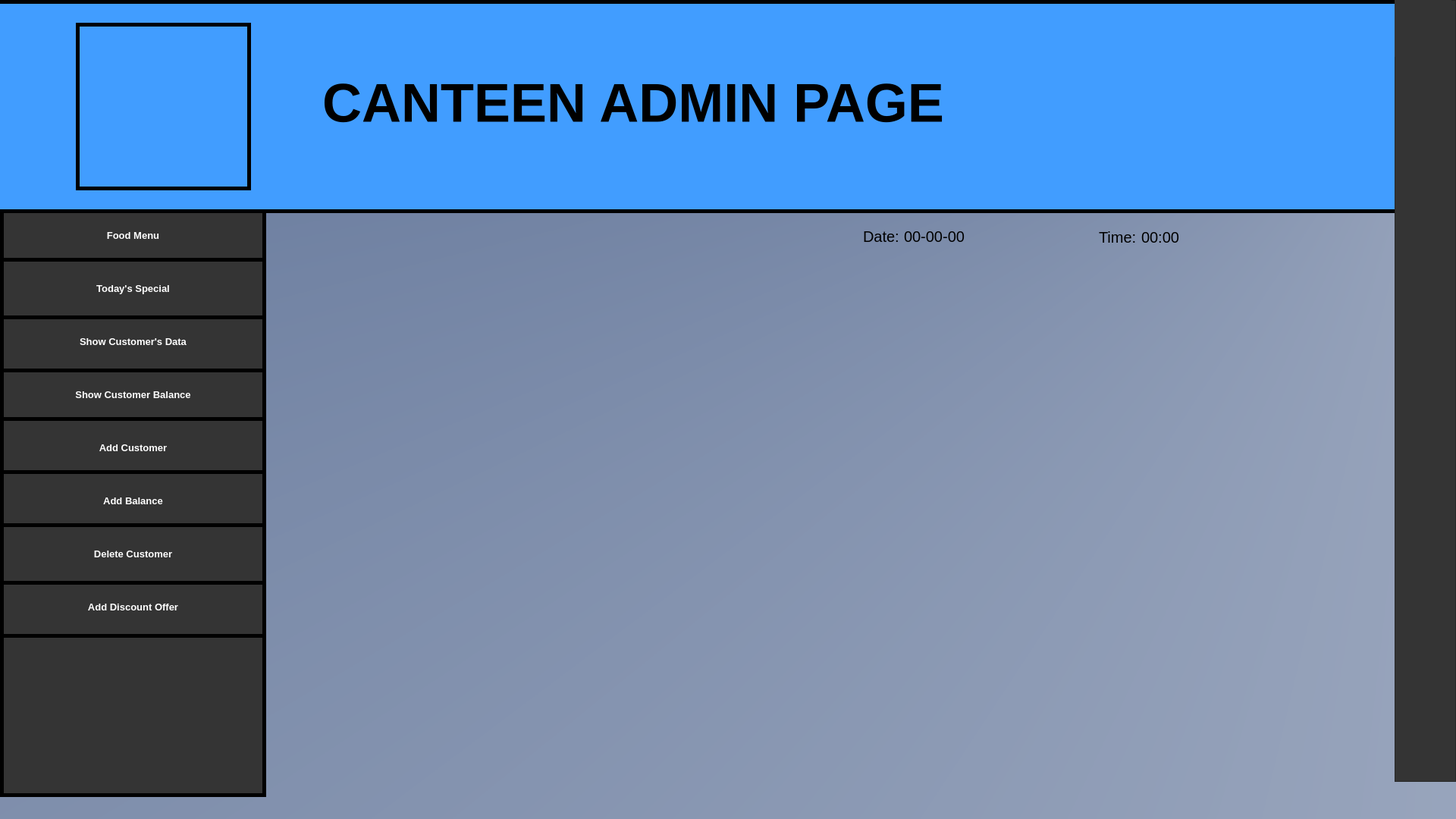
<?xml version="1.0" encoding="UTF-8"?>
<ui version="4.0">
 <class>AdminWindow</class>
 <widget class="QMainWindow" name="AdminWindow">
  <property name="geometry">
   <rect>
    <x>0</x>
    <y>0</y>
    <width>1920</width>
    <height>1080</height>
   </rect>
  </property>
  <property name="windowTitle">
   <string>Canteen Management System</string>
  </property>
  <property name="styleSheet">
   <string notr="true">background-color: qconicalgradient(cx:1, cy:0.00568182, angle:98.9, stop:0 rgba(58, 82, 127, 255), stop:1 rgba(255, 255, 255, 255));</string>
  </property>
  <widget class="QWidget" name="centralwidget">
   <widget class="QFrame" name="frame">
    <property name="geometry">
     <rect>
      <x>0</x>
      <y>270</y>
      <width>351</width>
      <height>781</height>
     </rect>
    </property>
    <property name="styleSheet">
     <string notr="true">QWidget
{
	background-color: rgb(52, 52, 52);
	border-color: rgb(0, 0, 0);
	border-style: solid;
	border-width: 5px;
}
QPushButton
{
	color: rgb(255, 255, 255);
}

QPushButton:hover
{
	background-color: rgb(0, 162, 0);
}
</string>
    </property>
    <property name="frameShape">
     <enum>QFrame::StyledPanel</enum>
    </property>
    <property name="frameShadow">
     <enum>QFrame::Raised</enum>
    </property>
    <widget class="QPushButton" name="pushButton_showBalance">
     <property name="geometry">
      <rect>
       <x>0</x>
       <y>210</y>
       <width>351</width>
       <height>81</height>
      </rect>
     </property>
     <property name="font">
      <font>
       <pointsize>10</pointsize>
       <weight>75</weight>
       <bold>true</bold>
      </font>
     </property>
     <property name="text">
      <string>Show Customer Balance</string>
     </property>
    </widget>
    <widget class="QPushButton" name="pushButton_showcustomerdata">
     <property name="geometry">
      <rect>
       <x>0</x>
       <y>140</y>
       <width>351</width>
       <height>81</height>
      </rect>
     </property>
     <property name="font">
      <font>
       <pointsize>10</pointsize>
       <weight>75</weight>
       <bold>true</bold>
      </font>
     </property>
     <property name="text">
      <string>Show Customer's Data</string>
     </property>
    </widget>
    <widget class="QPushButton" name="pushButton_add_customer">
     <property name="geometry">
      <rect>
       <x>0</x>
       <y>280</y>
       <width>351</width>
       <height>81</height>
      </rect>
     </property>
     <property name="font">
      <font>
       <pointsize>10</pointsize>
       <weight>75</weight>
       <bold>true</bold>
      </font>
     </property>
     <property name="text">
      <string>Add Customer</string>
     </property>
    </widget>
    <widget class="QPushButton" name="pushButton_foodMenu">
     <property name="geometry">
      <rect>
       <x>0</x>
       <y>0</y>
       <width>351</width>
       <height>81</height>
      </rect>
     </property>
     <property name="font">
      <font>
       <pointsize>10</pointsize>
       <weight>75</weight>
       <bold>true</bold>
      </font>
     </property>
     <property name="text">
      <string>Food Menu</string>
     </property>
    </widget>
    <widget class="QPushButton" name="pushButton_todays_special">
     <property name="geometry">
      <rect>
       <x>0</x>
       <y>70</y>
       <width>351</width>
       <height>81</height>
      </rect>
     </property>
     <property name="font">
      <font>
       <pointsize>10</pointsize>
       <weight>75</weight>
       <bold>true</bold>
      </font>
     </property>
     <property name="text">
      <string>Today's Special</string>
     </property>
    </widget>
    <widget class="QPushButton" name="pushButton_addBalance">
     <property name="geometry">
      <rect>
       <x>0</x>
       <y>350</y>
       <width>351</width>
       <height>81</height>
      </rect>
     </property>
     <property name="font">
      <font>
       <pointsize>10</pointsize>
       <weight>75</weight>
       <bold>true</bold>
      </font>
     </property>
     <property name="text">
      <string>Add Balance</string>
     </property>
    </widget>
    <widget class="QPushButton" name="pushButton_discountOffer">
     <property name="geometry">
      <rect>
       <x>0</x>
       <y>490</y>
       <width>351</width>
       <height>81</height>
      </rect>
     </property>
     <property name="font">
      <font>
       <pointsize>10</pointsize>
       <weight>75</weight>
       <bold>true</bold>
      </font>
     </property>
     <property name="text">
      <string>Add Discount Offer</string>
     </property>
    </widget>
    <widget class="QPushButton" name="pushButton_deleteCustomer">
     <property name="geometry">
      <rect>
       <x>0</x>
       <y>420</y>
       <width>351</width>
       <height>81</height>
      </rect>
     </property>
     <property name="font">
      <font>
       <pointsize>10</pointsize>
       <weight>75</weight>
       <bold>true</bold>
      </font>
     </property>
     <property name="text">
      <string>Delete Customer</string>
     </property>
    </widget>
   </widget>
   <widget class="QFrame" name="frame_2">
    <property name="geometry">
     <rect>
      <x>-10</x>
      <y>0</y>
      <width>1921</width>
      <height>281</height>
     </rect>
    </property>
    <property name="styleSheet">
     <string notr="true">QWidget 
{
	background-color:  rgb(65, 157, 255);
	border-style: solid;
	border-width: 5px;
	border-color: rgb(0, 0, 0);
}</string>
    </property>
    <property name="frameShape">
     <enum>QFrame::StyledPanel</enum>
    </property>
    <property name="frameShadow">
     <enum>QFrame::Raised</enum>
    </property>
    <widget class="QLabel" name="label">
     <property name="geometry">
      <rect>
       <x>410</x>
       <y>70</y>
       <width>1091</width>
       <height>131</height>
      </rect>
     </property>
     <property name="font">
      <font>
       <pointsize>54</pointsize>
       <weight>75</weight>
       <bold>true</bold>
      </font>
     </property>
     <property name="styleSheet">
      <string notr="true">background-color: none;
border-color: none;</string>
     </property>
     <property name="text">
      <string>CANTEEN ADMIN PAGE</string>
     </property>
    </widget>
    <widget class="QWidget" name="widget" native="true">
     <property name="geometry">
      <rect>
       <x>110</x>
       <y>30</y>
       <width>231</width>
       <height>221</height>
      </rect>
     </property>
     <property name="styleSheet">
      <string notr="true">QWidget #widget
{
	background-color: none;
	border-image: url(:/KU_logo.png);
}</string>
     </property>
    </widget>
   </widget>
   <widget class="QStackedWidget" name="stackedWidget">
    <property name="geometry">
     <rect>
      <x>1609</x>
      <y>-20</y>
      <width>311</width>
      <height>1331</height>
     </rect>
    </property>
    <property name="styleSheet">
     <string notr="true">background-color: none;</string>
    </property>
    <widget class="QWidget" name="page">
     <widget class="QFrame" name="frame_3">
      <property name="geometry">
       <rect>
        <x>230</x>
        <y>20</y>
        <width>81</width>
        <height>1031</height>
       </rect>
      </property>
      <property name="styleSheet">
       <string notr="true">background-color: rgb(52, 52, 52);</string>
      </property>
      <property name="frameShape">
       <enum>QFrame::StyledPanel</enum>
      </property>
      <property name="frameShadow">
       <enum>QFrame::Raised</enum>
      </property>
      <widget class="QPushButton" name="pushButton_side">
       <property name="geometry">
        <rect>
         <x>0</x>
         <y>0</y>
         <width>75</width>
         <height>75</height>
        </rect>
       </property>
       <property name="styleSheet">
        <string notr="true">QPushButton
{	
	border-image: url(:/image_1.png);
	background-color: rgb(52, 52, 52);
	color: rgb(255, 255, 255);
	font: 18pt &quot;MS Shell Dlg 2&quot;;
	border-style: none;
}
QPushButton:hover
{
	background-color: rgb(97, 97, 97);
}</string>
       </property>
       <property name="text">
        <string/>
       </property>
      </widget>
     </widget>
    </widget>
    <widget class="QWidget" name="page_2">
     <widget class="QFrame" name="frame_4">
      <property name="geometry">
       <rect>
        <x>0</x>
        <y>20</y>
        <width>311</width>
        <height>1061</height>
       </rect>
      </property>
      <property name="styleSheet">
       <string notr="true">background-color: rgb(52, 52, 52);</string>
      </property>
      <property name="frameShape">
       <enum>QFrame::StyledPanel</enum>
      </property>
      <property name="frameShadow">
       <enum>QFrame::Raised</enum>
      </property>
      <widget class="QLabel" name="label_username">
       <property name="geometry">
        <rect>
         <x>170</x>
         <y>380</y>
         <width>151</width>
         <height>31</height>
        </rect>
       </property>
       <property name="font">
        <font>
         <pointsize>11</pointsize>
         <weight>75</weight>
         <bold>true</bold>
        </font>
       </property>
       <property name="styleSheet">
        <string notr="true">background-color: none;
color: rgb(255, 255, 255);</string>
       </property>
       <property name="text">
        <string/>
       </property>
      </widget>
      <widget class="QLabel" name="label_showName">
       <property name="geometry">
        <rect>
         <x>130</x>
         <y>410</y>
         <width>151</width>
         <height>31</height>
        </rect>
       </property>
       <property name="font">
        <font>
         <pointsize>11</pointsize>
         <weight>75</weight>
         <bold>true</bold>
        </font>
       </property>
       <property name="styleSheet">
        <string notr="true">background-color: none;
color: rgb(255, 255, 255);</string>
       </property>
       <property name="text">
        <string/>
       </property>
      </widget>
      <widget class="QLabel" name="label_name">
       <property name="geometry">
        <rect>
         <x>60</x>
         <y>410</y>
         <width>61</width>
         <height>31</height>
        </rect>
       </property>
       <property name="font">
        <font>
         <pointsize>11</pointsize>
         <weight>75</weight>
         <bold>true</bold>
        </font>
       </property>
       <property name="styleSheet">
        <string notr="true">background-color: none;
color: rgb(255, 255, 255);</string>
       </property>
       <property name="text">
        <string>Name:</string>
       </property>
      </widget>
      <widget class="QPushButton" name="pushButton_logout">
       <property name="geometry">
        <rect>
         <x>40</x>
         <y>910</y>
         <width>231</width>
         <height>61</height>
        </rect>
       </property>
       <property name="font">
        <font>
         <pointsize>12</pointsize>
         <weight>75</weight>
         <bold>true</bold>
        </font>
       </property>
       <property name="styleSheet">
        <string notr="true">QPushButton
{
	background-color: rgb(52, 52, 52);
	color: rgb(255, 255, 255);
	border-style: solid;
	border-width: 1px;
	border-color: rgb(0, 0, 0);
}
QPushButton:hover
{
	background-color: rgb(97, 97, 97);
}
</string>
       </property>
       <property name="text">
        <string>Log Out</string>
       </property>
      </widget>
      <widget class="QPushButton" name="pushButton_account_settings">
       <property name="geometry">
        <rect>
         <x>40</x>
         <y>810</y>
         <width>231</width>
         <height>71</height>
        </rect>
       </property>
       <property name="font">
        <font>
         <pointsize>10</pointsize>
         <weight>75</weight>
         <bold>true</bold>
        </font>
       </property>
       <property name="styleSheet">
        <string notr="true">QPushButton
{
	background-color: rgb(52, 52, 52);
	color: rgb(255, 255, 255);
	border-style: solid;
	border-width: 1px;
	border-color: rgb(0, 0, 0);
}
QPushButton:hover
{
	background-color: rgb(97, 97, 97);
}</string>
       </property>
       <property name="text">
        <string>Account Settings</string>
       </property>
      </widget>
      <widget class="QPushButton" name="pushButton_side_close">
       <property name="geometry">
        <rect>
         <x>0</x>
         <y>0</y>
         <width>80</width>
         <height>80</height>
        </rect>
       </property>
       <property name="font">
        <font>
         <family>Nirmala UI</family>
         <pointsize>18</pointsize>
         <weight>75</weight>
         <italic>false</italic>
         <bold>true</bold>
        </font>
       </property>
       <property name="styleSheet">
        <string notr="true">QPushButton
{
	font: 75 18pt &quot;Nirmala UI&quot;;
	background-color: rgb(52, 52, 52);
	color: rgb(255, 255, 255);
	font:bold;
	border-style: none;
}
QPushButton:hover
{	
	background-color: rgb(225, 0, 0);
}</string>
       </property>
       <property name="text">
        <string>x</string>
       </property>
      </widget>
      <widget class="QWidget" name="widget_2" native="true">
       <property name="geometry">
        <rect>
         <x>40</x>
         <y>120</y>
         <width>231</width>
         <height>221</height>
        </rect>
       </property>
       <property name="styleSheet">
        <string notr="true">QWidget
{
	background-color: none;
	border-image: url(:/KU_logo.png);
}</string>
       </property>
      </widget>
      <widget class="QLabel" name="label_name_2">
       <property name="geometry">
        <rect>
         <x>60</x>
         <y>380</y>
         <width>111</width>
         <height>31</height>
        </rect>
       </property>
       <property name="font">
        <font>
         <pointsize>11</pointsize>
         <weight>75</weight>
         <bold>true</bold>
        </font>
       </property>
       <property name="styleSheet">
        <string notr="true">background-color: none;
color: rgb(255, 255, 255);</string>
       </property>
       <property name="text">
        <string>Username:</string>
       </property>
      </widget>
     </widget>
    </widget>
   </widget>
   <widget class="QWidget" name="widget_3" native="true">
    <property name="geometry">
     <rect>
      <x>1099</x>
      <y>280</y>
      <width>511</width>
      <height>61</height>
     </rect>
    </property>
    <property name="styleSheet">
     <string notr="true">QWidget
{
	
	background-color: none;
}

QLabel
{
	font-size: 20px;
}</string>
    </property>
    <widget class="QWidget" name="layoutWidget">
     <property name="geometry">
      <rect>
       <x>39</x>
       <y>20</y>
       <width>291</width>
       <height>26</height>
      </rect>
     </property>
     <layout class="QFormLayout" name="formLayout">
      <item row="0" column="0">
       <widget class="QLabel" name="label_date">
        <property name="text">
         <string>Date:</string>
        </property>
       </widget>
      </item>
      <item row="0" column="1">
       <widget class="QLabel" name="label_showDate">
        <property name="text">
         <string>00-00-00</string>
        </property>
       </widget>
      </item>
     </layout>
    </widget>
    <widget class="QWidget" name="layoutWidget">
     <property name="geometry">
      <rect>
       <x>350</x>
       <y>21</y>
       <width>151</width>
       <height>26</height>
      </rect>
     </property>
     <layout class="QFormLayout" name="formLayout_2">
      <item row="0" column="0">
       <widget class="QLabel" name="label_time">
        <property name="text">
         <string>Time:</string>
        </property>
       </widget>
      </item>
      <item row="0" column="1">
       <widget class="QLabel" name="label_showTime">
        <property name="text">
         <string>00:00</string>
        </property>
       </widget>
      </item>
     </layout>
    </widget>
   </widget>
  </widget>
  <widget class="QMenuBar" name="menubar">
   <property name="geometry">
    <rect>
     <x>0</x>
     <y>0</y>
     <width>1920</width>
     <height>25</height>
    </rect>
   </property>
  </widget>
 </widget>
 <resources/>
 <connections/>
</ui>
